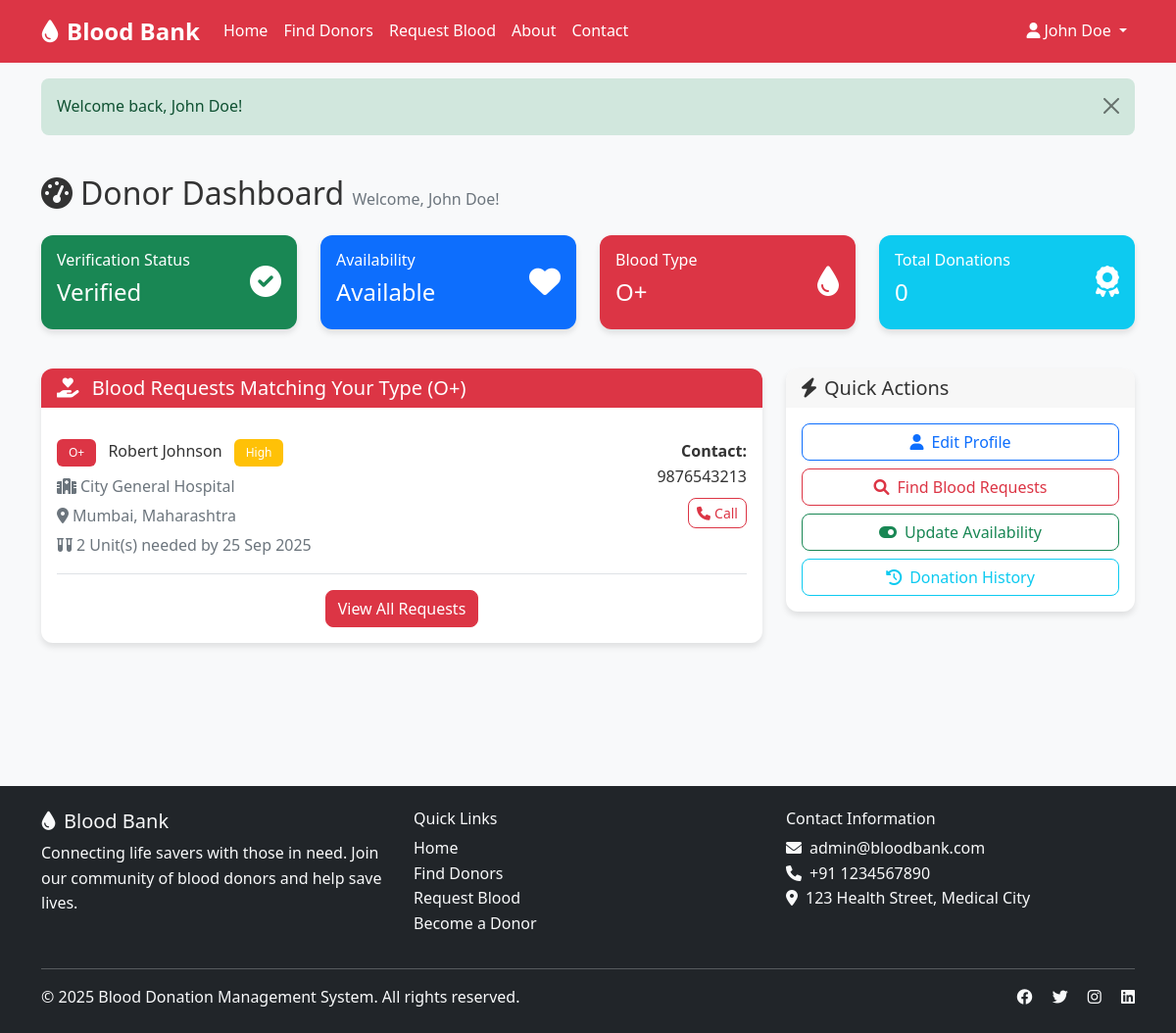
The page /donor/dashboard.php (signed in) on the database its author committed.
### tables this page shows
CREATE TABLE users (
    id INT AUTO_INCREMENT PRIMARY KEY,
    username VARCHAR(50) UNIQUE NOT NULL,
    email VARCHAR(100) UNIQUE NOT NULL,
    password VARCHAR(255) NOT NULL,
    full_name VARCHAR(100) NOT NULL,
    phone VARCHAR(15) NOT NULL,
    blood_type ENUM('A+', 'A-', 'B+', 'B-', 'AB+', 'AB-', 'O+', 'O-') NOT NULL,
    date_of_birth DATE NOT NULL,
    gender ENUM('Male', 'Female', 'Other') NOT NULL,
    weight DECIMAL(5,2) NOT NULL,
    medical_conditions TEXT DEFAULT NULL,
    address TEXT NOT NULL,
    city VARCHAR(100) NOT NULL,
    state VARCHAR(100) NOT NULL,
    pincode VARCHAR(10) NOT NULL,
    is_verified BOOLEAN DEFAULT FALSE,
    is_available BOOLEAN DEFAULT TRUE,
    last_donation_date DATE DEFAULT NULL,
    profile_image VARCHAR(255) DEFAULT NULL,
    created_at TIMESTAMP DEFAULT CURRENT_TIMESTAMP,
    updated_at TIMESTAMP DEFAULT CURRENT_TIMESTAMP ON UPDATE CURRENT_TIMESTAMP
);

CREATE TABLE blood_requests (
    id INT AUTO_INCREMENT PRIMARY KEY,
    requester_name VARCHAR(100) NOT NULL,
    requester_phone VARCHAR(15) NOT NULL,
    requester_email VARCHAR(100) NOT NULL,
    patient_name VARCHAR(100) NOT NULL,
    blood_type ENUM('A+', 'A-', 'B+', 'B-', 'AB+', 'AB-', 'O+', 'O-') NOT NULL,
    units_needed INT NOT NULL,
    hospital_name VARCHAR(200) NOT NULL,
    hospital_address TEXT NOT NULL,
    city VARCHAR(100) NOT NULL,
    state VARCHAR(100) NOT NULL,
    pincode VARCHAR(10) NOT NULL,
    urgency ENUM('Low', 'Medium', 'High', 'Emergency') DEFAULT 'Medium',
    required_date DATE NOT NULL,
    description TEXT DEFAULT NULL,
    status ENUM('Active', 'Fulfilled', 'Cancelled', 'Expired') DEFAULT 'Active',
    created_at TIMESTAMP DEFAULT CURRENT_TIMESTAMP,
    updated_at TIMESTAMP DEFAULT CURRENT_TIMESTAMP ON UPDATE CURRENT_TIMESTAMP
);

### includes/config.php (called while the page is built, shortened)
<?php
class Database {
    private $host = DB_HOST;
    private $user = DB_USER;
    private $pass = DB_PASS;
    private $dbname = DB_NAME;
    private $dbh;
    public function __construct() {
        $dsn = 'mysql:host=' . $this->host . ';dbname=' . $this->dbname . ';charset=utf8mb4';
        $options = [
            PDO::ATTR_PERSISTENT => true,
            PDO::ATTR_ERRMODE => PDO::ERRMODE_EXCEPTION,
            PDO::ATTR_DEFAULT_FETCH_MODE => PDO::FETCH_ASSOC,
            PDO::ATTR_EMULATE_PREPARES => false,
        ];
        try {
            $this->dbh = new PDO($dsn, $this->user, $this->pass, $options);
        } catch (PDOException $e) {
            $this->error = $e->getMessage();
            die('Database connection failed: ' . $this->error);
        }
    }
    public function query($query) {
        $this->stmt = $this->dbh->prepare($query);
    }
    public function bind($param, $value, $type = null) {
        if (is_null($type)) {
            switch (true) {
                case is_int($value):
                    $type = PDO::PARAM_INT;
                    break;
                default:
                    $type = PDO::PARAM_STR;
            }
        }
        $this->stmt->bindValue($param, $value, $type);
    }
    public function execute() {
        return $this->stmt->execute();
    }
    public function resultset() {
        $this->execute();
        return $this->stmt->fetchAll();
    }
    public function single() {
        $this->execute();
        return $this->stmt->fetch();
    }
}
function formatDate($date, $format = 'Y-m-d') {
    return date($format, strtotime($date));
}
$db = new Database();
?>

### donor/dashboard.php (the view, shortened to what this page needs)
<?php
require_once '../includes/config.php';
$user_id = $_SESSION['user_id'];
$db->query("SELECT * FROM users WHERE id = :user_id");
$db->bind(':user_id', $user_id);
$user = $db->single();
$db->query("SELECT d.*, br.patient_name, br.hospital_name
           FROM donations d
           LEFT JOIN blood_requests br ON d.request_id = br.id
           WHERE d.donor_id = :user_id
           ORDER BY d.donation_date DESC LIMIT 10");
$db->bind(':user_id', $user_id);
$donations = $db->resultset();
$compatible_types = getCompatibleBloodTypes($user['blood_type']);
$placeholders = implode(',', array_fill(0, count($compatible_types), '?'));
$db->query("SELECT * FROM blood_requests
           WHERE status = 'Active'
           AND blood_type IN ($placeholders)
           AND city = ?
           ORDER BY urgency DESC, created_at DESC
           LIMIT 5");
foreach ($compatible_types as $index => $type) {
    $db->bind($index + 1, $type);
}
$db->bind(count($compatible_types) + 1, $user['city']);
$matching_requests = $db->resultset();
include '../includes/header.php';
?>
<div class="container py-4">
    <div class="row">
        <div class="col-12">
            <h2 class="mb-4">
                <i class="fas fa-tachometer-alt me-2"></i>Donor Dashboard
                <span class="text-muted fs-6">Welcome, <?php echo htmlspecialchars($user['full_name']); ?>!</span>
            </h2>
        </div>
    </div>
    <div class="row mb-4">
        <div class="col-md-3 mb-3">
            <div class="card bg-<?php echo $user['is_verified'] ? 'success' : 'warning'; ?> text-white">
                <div class="card-body">
                    <div class="d-flex justify-content-between">
                        <div>
                            <h6 class="card-title">Verification Status</h6>
                            <h4><?php echo $user['is_verified'] ? 'Verified' : 'Pending'; ?></h4>
                        </div>
                        <div class="align-self-center">
                            <i class="fas fa-<?php echo $user['is_verified'] ? 'check-circle' : 'clock'; ?> fa-2x"></i>
                        </div>
                    </div>
                </div>
            </div>
        </div>
        <div class="col-md-3 mb-3">
            <div class="card bg-<?php echo $user['is_available'] ? 'primary' : 'secondary'; ?> text-white">
                <div class="card-body">
                    <div class="d-flex justify-content-between">
                        <div>
                            <h6 class="card-title">Availability</h6>
                            <h4><?php echo $user['is_available'] ? 'Available' : 'Not Available'; ?></h4>
                        </div>
                        <div class="align-self-center">
                            <i class="fas fa-<?php echo $user['is_available'] ? 'heart' : 'heart-broken'; ?> fa-2x"></i>
                        </div>
                    </div>
                </div>
            </div>
        </div>
        <div class="col-md-3 mb-3">
            <div class="card bg-danger text-white">
                <div class="card-body">
                    <div class="d-flex justify-content-between">
                        <div>
                            <h6 class="card-title">Blood Type</h6>
                            <h4><?php echo $user['blood_type']; ?></h4>
                        </div>
                        <div class="align-self-center">
                            <i class="fas fa-tint fa-2x"></i>
                        </div>
                    </div>
                </div>
            </div>
        </div>
        <div class="col-md-3 mb-3">
            <div class="card bg-info text-white">
                <div class="card-body">
                    <div class="d-flex justify-content-between">
                        <div>
                            <h6 class="card-title">Total Donations</h6>
                            <h4><?php echo count($donations); ?></h4>
                        </div>
                        <div class="align-self-center">
                            <i class="fas fa-award fa-2x"></i>
                        </div>
                    </div>
                </div>
            </div>
        </div>
    </div>
    <div class="row">
        <div class="col-md-8">
            <div class="card">
                <div class="card-header bg-danger text-white">
                    <h5 class="mb-0">
                        <i class="fas fa-hand-holding-heart me-2"></i>
                        Blood Requests Matching Your Type (<?php echo $user['blood_type']; ?>)
                    </h5>
                </div>
                <div class="card-body">
                    <?php if (empty($matching_requests)): ?>
                        <p class="text-muted text-center">No matching blood requests in your area at the moment.</p>
                    <?php else: ?>
                        <?php foreach ($matching_requests as $request): ?>
                            <div class="border-bottom py-3">
                                <div class="row">
                                    <div class="col-md-8">
                                        <h6 class="mb-2">
                                            <span class="badge bg-danger me-2"><?php echo $request['blood_type']; ?></span>
                                            <?php echo htmlspecialchars($request['patient_name']); ?>
                                            <span class="badge bg-<?php echo $request['urgency'] == 'Emergency' ? 'danger' : ($request['urgency'] == 'High' ? 'warning' : 'info'); ?> ms-2"><?php echo $request['urgency']; ?></span>
                                        </h6>
                                        <p class="text-muted mb-1">
                                            <i class="fas fa-hospital me-1"></i><?php echo htmlspecialchars($request['hospital_name']); ?>
                                        </p>
                                        <p class="text-muted mb-1">
                                            <i class="fas fa-map-marker-alt me-1"></i><?php echo htmlspecialchars($request['city'] . ', ' . $request['state']); ?>
                                        </p>
                                        <p class="text-muted mb-0">
                                            <i class="fas fa-vials me-1"></i><?php echo $request['units_needed']; ?> Unit(s) needed by <?php echo formatDate($request['required_date'], 'd M Y'); ?>
                                        </p>
                                    </div>
                                    <div class="col-md-4 text-end">
                                        <p class="mb-2"><strong>Contact:</strong><br><?php echo htmlspecialchars($request['requester_phone']); ?></p>
                                        <a href="tel:<?php echo $request['requester_phone']; ?>" class="btn btn-sm btn-outline-danger">
                                            <i class="fas fa-phone me-1"></i>Call
                                        </a>
                                    </div>
                                </div>
                            </div>
                        <?php endforeach; ?>
                        <div class="text-center mt-3">
                            <a href="../search_donors.php" class="btn btn-danger">View All Requests</a>
                        </div>
                    <?php endif; ?>
                </div>
            </div>
        </div>
        <div class="col-md-4">
            <div class="card">
                <div class="card-header">
                    <h5 class="mb-0"><i class="fas fa-bolt me-2"></i>Quick Actions</h5>
                </div>
                <div class="card-body">
                    <div class="d-grid gap-2">
                        <a href="profile.php" class="btn btn-outline-primary">
                            <i class="fas fa-user me-2"></i>Edit Profile
                        </a>
                        <a href="../search_donors.php" class="btn btn-outline-danger">
                            <i class="fas fa-search me-2"></i>Find Blood Requests
                        </a>
                        <a href="availability.php" class="btn btn-outline-success">
                            <i class="fas fa-toggle-on me-2"></i>Update Availability
                        </a>
                        <a href="donation_history.php" class="btn btn-outline-info">
                            <i class="fas fa-history me-2"></i>Donation History
                        </a>
                    </div>
                </div>
            </div>
        </div>
    </div>
</div>
<?php include '../includes/footer.php'; ?>

### assets/css/style.css (style rules this page uses)
body { font-family: 'Segoe UI', Tahoma, Geneva, Verdana, sans-serif; line-height: 1.6; color: #333; background-color: #f8f9fa; }
:root { --blood-red: #dc3545; --blood-red-dark: #c82333; --blood-red-light: #f5c6cb; }
.card { border: none; border-radius: 12px; box-shadow: 0 4px 6px rgba(0, 0, 0, 0.1); transition: transform 0.3s ease, box-shadow 0.3s ease; }
.card-header { border-radius: 12px 12px 0 0 !important; border-bottom: none; font-weight: 600; }
.btn { border-radius: 8px; font-weight: 500; transition: all 0.3s ease; }
.btn-danger { background-color: var(--blood-red); border-color: var(--blood-red); }
.btn-outline-danger { color: var(--blood-red); border-color: var(--blood-red); }
.badge { font-weight: 500; padding: 0.5rem 0.75rem; border-radius: 6px; }
.badge.bg-danger { background-color: var(--blood-red) !important; }
.card.bg-primary, .card.bg-success, .card.bg-warning, .card.bg-info, .card.bg-danger, .card.bg-dark { color: white; }

### rows shown on the page
users: full_name "John Doe", blood_type "O+"
blood_requests: blood_type "O+", patient_name "Robert Johnson", urgency "High", hospital_name "City General Hospital", city+state "Mumbai, Maharashtra", units_needed "2", required_date "25 Sep 2025", requester_phone "9876543213"

### other values the page prints
$_SESSION['user_name'] "John Doe"
$flashMessage['message'] "Welcome back, John Doe!"
count($donations) "0"
ADMIN_EMAIL "admin@bloodbank.com"
